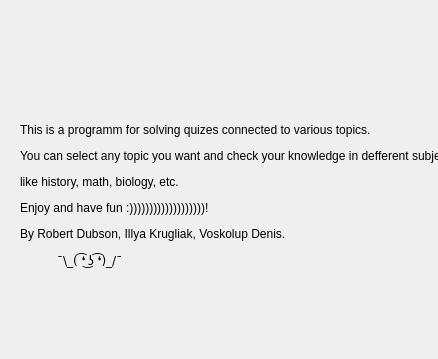
<?xml version="1.0" encoding="UTF-8"?>
<ui version="4.0">
 <class>AboutWindow</class>
 <widget class="QDialog" name="AboutWindow">
  <property name="geometry">
   <rect>
    <x>0</x>
    <y>0</y>
    <width>438</width>
    <height>359</height>
   </rect>
  </property>
  <property name="windowTitle">
   <string>Dialog</string>
  </property>
  <property name="whatsThis">
   <string>&lt;html&gt;&lt;head/&gt;&lt;body&gt;&lt;pre style=&quot; margin-top:0px; margin-bottom:0px; margin-left:37px; margin-right:37px; -qt-block-indent:0; text-indent:0px;&quot;&gt;&lt;span style=&quot; font-family:'lucida grande','tahoma','verdana','arial','sans-serif'; font-size:16px; color:#000000;&quot;&gt;─▄▀▀▀▀▀▀▀▀▀▀▀▀▀▀▀▀▀▀▄&lt;/span&gt;&lt;/pre&gt;&lt;pre style=&quot; margin-top:0px; margin-bottom:0px; margin-left:37px; margin-right:37px; -qt-block-indent:0; text-indent:0px;&quot;&gt;&lt;span style=&quot; font-family:'lucida grande','tahoma','verdana','arial','sans-serif'; font-size:16px; color:#000000;&quot;&gt;█░░░█░░░░░░░░░░▄▄░██░█&lt;/span&gt;&lt;/pre&gt;&lt;pre style=&quot; margin-top:0px; margin-bottom:0px; margin-left:37px; margin-right:37px; -qt-block-indent:0; text-indent:0px;&quot;&gt;&lt;span style=&quot; font-family:'lucida grande','tahoma','verdana','arial','sans-serif'; font-size:16px; color:#000000;&quot;&gt;█░▀▀█▀▀░▄▀░▄▀░░▀▀░▄▄░█&lt;/span&gt;&lt;/pre&gt;&lt;pre style=&quot; margin-top:0px; margin-bottom:0px; margin-left:37px; margin-right:37px; -qt-block-indent:0; text-indent:0px;&quot;&gt;&lt;span style=&quot; font-family:'lucida grande','tahoma','verdana','arial','sans-serif'; font-size:16px; color:#000000;&quot;&gt;█░░░▀░░░▄▄▄▄▄░░██░▀▀░█&lt;/span&gt;&lt;/pre&gt;&lt;pre style=&quot; margin-top:0px; margin-bottom:0px; margin-left:37px; margin-right:37px; -qt-block-indent:0; text-indent:0px;&quot;&gt;&lt;span style=&quot; font-family:'lucida grande','tahoma','verdana','arial','sans-serif'; font-size:16px; color:#000000;&quot;&gt;─▀▄▄▄▄▄▀─────▀▄▄▄▄▄▄▀&lt;/span&gt;&lt;/pre&gt;&lt;/body&gt;&lt;/html&gt;</string>
  </property>
  <widget class="QLabel" name="label">
   <property name="geometry">
    <rect>
     <x>20</x>
     <y>0</y>
     <width>601</width>
     <height>391</height>
    </rect>
   </property>
   <property name="whatsThis">
    <string>&lt;html&gt;&lt;head/&gt;&lt;body&gt;&lt;p align=&quot;justify&quot;&gt;&lt;br/&gt;&lt;/p&gt;&lt;p align=&quot;justify&quot;&gt;&lt;span style=&quot; font-size:6pt;&quot;&gt;&lt;br/&gt;&lt;/span&gt;&lt;/p&gt;&lt;/body&gt;&lt;/html&gt;</string>
   </property>
   <property name="text">
    <string>&lt;html&gt;&lt;head/&gt;&lt;body&gt;&lt;p&gt;This is a programm for solving quizes connected to various topics. &lt;/p&gt;&lt;p&gt;You can select any topic you want and check your knowledge in defferent subjects &lt;/p&gt;&lt;p&gt;like history, math, biology, etc.&lt;/p&gt;&lt;p&gt;Enjoy and have fun :)))))))))))))))))))!&lt;/p&gt;&lt;p&gt;By Robert Dubson, Illya Krugliak, Voskolup Denis.&lt;/p&gt;&lt;pre style=&quot; margin-top:0px; margin-bottom:0px; margin-left:37px; margin-right:37px; -qt-block-indent:0; text-indent:0px;&quot;&gt;¯\_( ͡❛ ͜ʖ ͡❛)_/¯&lt;/pre&gt;&lt;/body&gt;&lt;/html&gt;</string>
   </property>
  </widget>
 </widget>
 <resources/>
 <connections/>
</ui>
